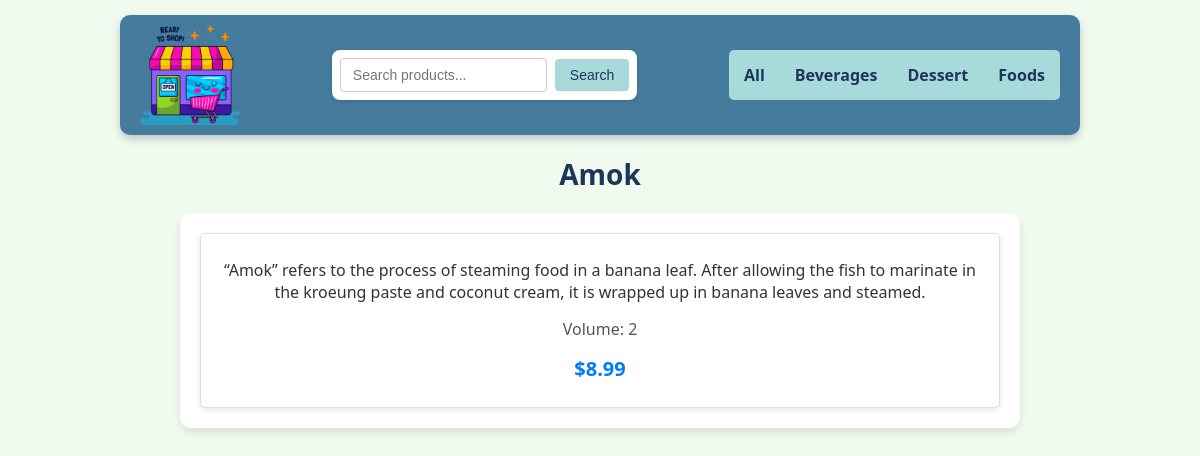
Screenshot of /product/4/ with the database file from the repository.
### shop/models.py (models this page shows, shortened)
class Category(models.Model):
    name = models.CharField(max_length=30)

class Product(models.Model):
    name = models.CharField(max_length=30)
    category = models.ForeignKey(Category, on_delete=models.CASCADE)
    price = models.FloatField()
    volume = models.CharField(max_length=10)
    description = models.CharField(max_length=255)
    image = models.ImageField(upload_to='Images/', blank=True, null=True)

### shop/views/productdetailsview.py (the view)
# urls.py: path('product/<int:id>/', ProductDetailsView.as_view(), name='product-details'),
class ProductDetailsView(TemplateView):
    template_name = "shop/productdetails.html"
    def get(self, request, id):
        categories = Category.objects.order_by("name")
        try:
            product = Product.objects.get(id=id)
        except Product.DoesNotExist:
            raise Http404("Product not found")
        context = {
            "categories": [{"id": c.id, "name": c.name} for c in categories],
            "title": product.name,
            "description": product.description,
            "price": product.price,
            "volume": product.volume,
            "image": product.image,
        }
        template = loader.get_template(self.template_name)
        return HttpResponse(template.render(context, request))

### shop/templatetags/html_formatters.py (called while the page is built)
def currency_dollar(value):
    return f"${value:.2f}"

### shop/templates/shop/productdetails.html (shortened to what this page needs)
{% extends "shop/master.html" %}
{% load static %}
{% load html_formatters %}
{% block main %}
  <div class="product-container">
    <div class="product-description">
      <p>{{ description }}</p>
      <p class="volume">Volume: {{ volume }}</p>
      <p class="price">{{ price | currency_dollar }}</p>
    </div>
  </div>
{% endblock %}

### shop/templates/shop/master.html (shortened to what this page needs)
<!DOCTYPE html>
<html lang="en">
<head>
  {% load static %}
  <link rel="stylesheet" href="{% static 'shop/styles/screen.css' %}">
</head>
<body>
  <header>
    <img src="{% static 'shop/Images/shop.png' %}" alt="Logo" class="logo">
    <form method="GET" action="{% url 'index' %}" class="search-form">
      <input type="text" name="q" value="{{ request.GET.q }}" placeholder="Search products...">
      <button type="submit">Search</button>
    </form>
    <nav id="categories">
      <ul>
        <li><a href="{% url 'index' %}">All</a></li>
        {% for category in categories %}
        <li><a href="{% url 'category-details' category.id %}">{{ category.name }}</a></li>
        {% endfor %}
      </ul>
    </nav>
  </header>
  <h1>{{ title }}</h1>
  {% block main %}
  {% endblock %}
</body>
</html>

### shop/static/shop/styles/screen.css (style rules this page uses)
body { font-family: 'Segoe UI', Tahoma, Geneva, Verdana, sans-serif; font-weight: 400; margin: 0; padding: 0; width: 100%; max-width: 960px; margin: 0 auto; background-color: #f1faee; }
header { margin-top: 15px; display: flex; justify-content: space-between; align-items: center; padding: 10px 20px; background-color: #457b9d; border-radius: 10px; box-shadow: 0 4px 8px rgba(0, 0, 0, 0.2); transition: box-shadow 0.3s, transform 0.3s; }
.logo { width: 100px; transition: transform 0.3s, filter 0.3s; }
nav#categories { border-radius: 5px; background-color: #a8dadc; height: 50px; display: flex; align-items: center; transition: background-color 0.3s, transform 0.3s; }
nav#categories ul { list-style: none; padding: 0; margin: 0; display: flex; height: 100%; }
nav#categories ul li { margin: 0 15px; transition: transform 0.3s; }
nav#categories ul li a { color: #1d3557; text-decoration: none; font-size: 16px; font-weight: 600; line-height: 50px; transition: color 0.3s, text-decoration 0.3s, transform 0.3s; }
h1 { color: #1d3557; text-align: center; margin: 20px 0; font-size: 28px; font-weight: 600; transition: color 0.3s, transform 0.3s; }
.search-form { display: flex; align-items: center; margin: 20px 0; padding: 8px; background-color: #fff; border-radius: 8px; box-shadow: 0 2px 4px rgba(0, 0, 0, 0.1); max-width: 500px; margin: 20px auto; transition: box-shadow 0.3s, transform 0.3s; }
.search-form input[type="text"] { flex: 1; padding: 8px 12px; border: 1px solid #ccc; border-radius: 4px; font-size: 14px; outline: none; transition: border-color 0.3s, box-shadow 0.3s; }
.search-form button { padding: 8px 15px; margin-left: 8px; background-color: #a8dadc; color: #1d3557; border: none; border-radius: 4px; font-size: 14px; cursor: pointer; transition: background-color 0.3s, transform 0.3s, box-shadow 0.3s; }
.product-container { max-width: 800px; margin: 20px auto; padding: 20px; background-color: #fff; border-radius: 10px; box-shadow: 0 4px 8px rgba(0, 0, 0, 0.1); text-align: center; }
.product-container p { color: #333; font-size: 16px; margin: 15px 0; }
.product-container .price { font-size: 20px; font-weight: 600; color: #007bff; }
.product-container .volume { font-size: 16px; color: #555; }
.product-description { padding: 10px; border: 1px solid #ddd; border-radius: 5px; box-shadow: 0 2px 6px rgba(0, 0, 0, 0.1); }

### rows the page displays
Category: name "Beverages"
Category: name "Dessert"
Category: name "Foods"
Product: name "Amok", description "“Amok” refers to the process of steaming food in a banana leaf. After allowing the fish to marinate in the kroeung paste and coconut cream, it is wrapped up in banana leaves and steamed.", price "$8.99"

### other values shown
{{ volume }} "2"
